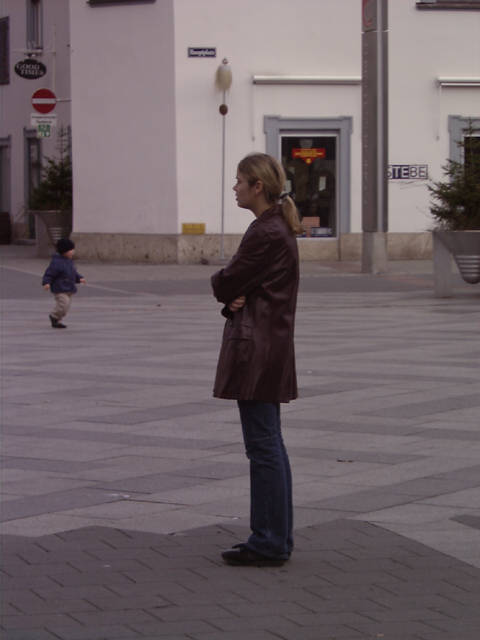
//> input picture Device/python_bodydetect/images/person_010.bmp, 480 x 640 px, given in place of the camera
$ ./main   (built with g++ and OpenCV 4)
//> lines starting //> are read from the running program, lines starting //| are printed output that depends on the picture; after the words box and inside, x2 and y2 are one past the last pixel; in counts of white or black regions, pixels touching at a corner belong together
#include <opencv2/opencv.hpp>

#include <vector>

using namespace cv;

int main() {
    // initialization

    VideoCapture vcap(0);
    CascadeClassifier fd("../resources/har_body.xml");

    namedWindow("Face Detect", WINDOW_AUTOSIZE);

    UMat frame, frameGray;
    Mat canvas;
    std::vector<Rect> faces;
    while (1) {
        // processing loop
        vcap >> frame;
//> frame is the input picture: 640 rows x 480 cols, CV_8UC3; mean B, G, R 103.7, 99.5, 111.5
        cvtColor(frame, frameGray, COLOR_BGR2GRAY);
        equalizeHist(frameGray, frameGray);
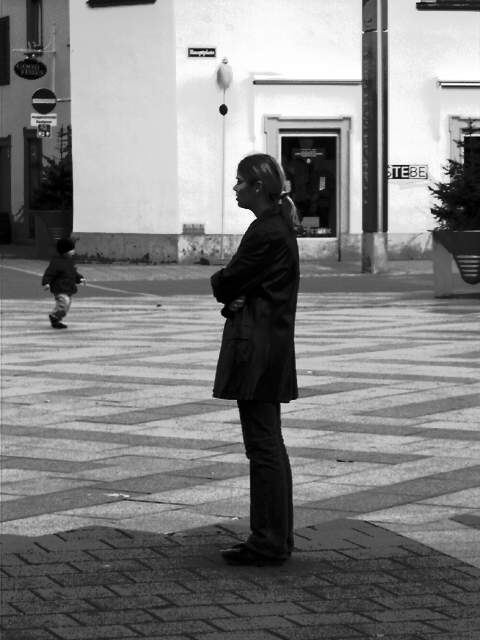
//> frameGray: 640 rows x 480 cols, CV_8UC1; min 0, max 255, mean 129
        fd.detectMultiScale(frameGray, faces, 1.05, 3, 0|CASCADE_SCALE_IMAGE, Size(30, 30));
//> faces = 1 Rect (x, y, width, height): [25, 212, 66, 131]

        frame.copyTo(canvas);
        for( size_t i = 0; i < faces.size(); i++ ) {
          rectangle(canvas, faces[i], Scalar(255, 255, 0), 5);
        }
//> this loop made 1 pass
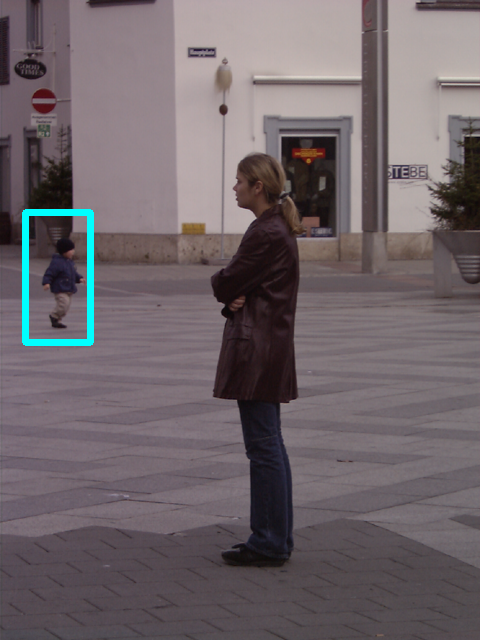
//> canvas: 640 rows x 480 cols, CV_8UC3; 0.88% of pixels changed, all inside (x1, y1, x2, y2) = (22, 209, 94, 346)

        imshow("Face Detect", canvas);

        char c = (char) waitKey(30);
//> the 'q' key is pressed
        if( c == 27 || c == 'q' || c == 'Q' ) break;
    }
    return 0;
}

$ run again, on Device/python_bodydetect/images/person_011.bmp
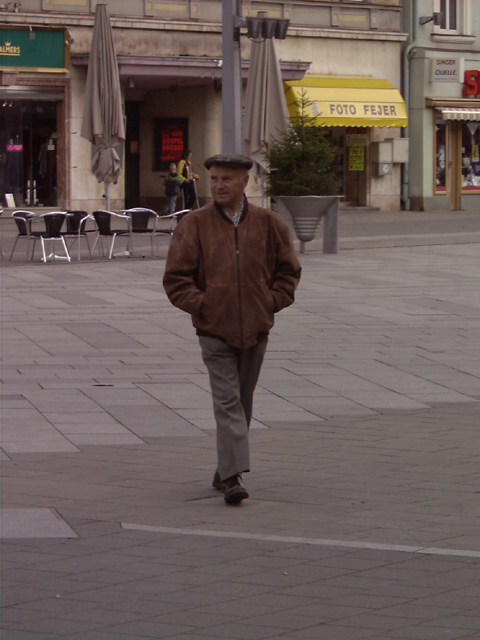
//> input picture Device/python_bodydetect/images/person_011.bmp, 480 x 640 px, given in place of the camera
//> frame is the input picture: 640 rows x 480 cols, CV_8UC3; mean B, G, R 89.8, 93.3, 107
//> `equalizeHist(frameGray, frameGray);`:
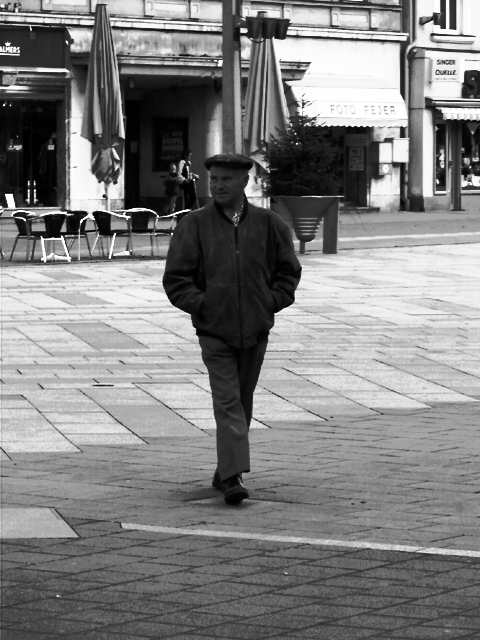
//> frameGray: 640 rows x 480 cols, CV_8UC1; min 0, max 255, mean 129
//> faces = 1 Rect (x, y, width, height): [128, 113, 196, 392]
//> the loop `for( size_t i = 0; i < faces.size(); i++ )` made 1 pass
//> after the loop `for( size_t i = 0; i < faces.size(); i++ )`:
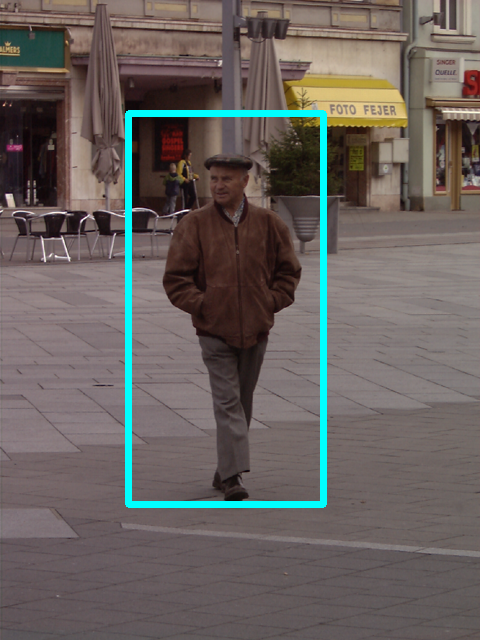
//> canvas: 640 rows x 480 cols, CV_8UC3; 2.66% of pixels changed, all inside (x1, y1, x2, y2) = (125, 110, 327, 508)

$ run again, on Device/python_bodydetect/images/person_014.bmp
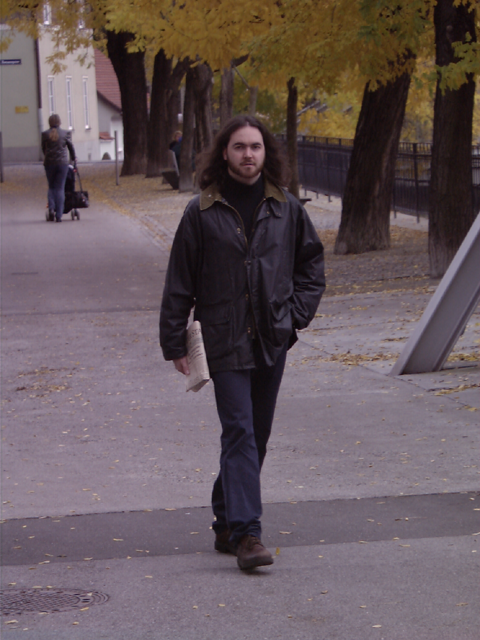
//> input picture Device/python_bodydetect/images/person_014.bmp, 480 x 640 px, given in place of the camera
//> frame is the input picture: 640 rows x 480 cols, CV_8UC3; mean B, G, R 91.9, 87.8, 102.2
//> `equalizeHist(frameGray, frameGray);`:
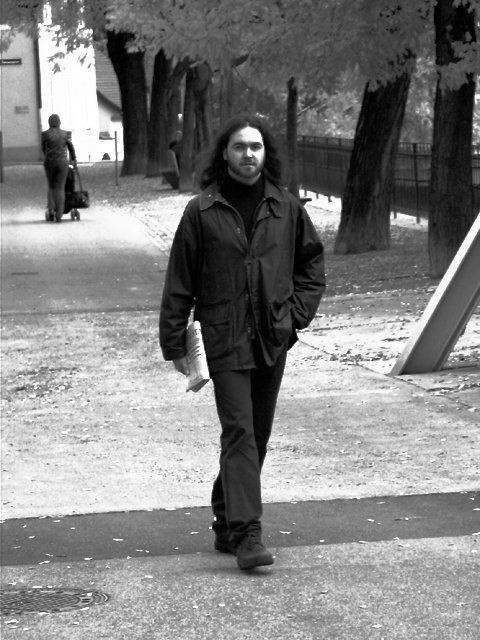
//> frameGray: 640 rows x 480 cols, CV_8UC1; min 0, max 255, mean 128.8
//> faces = 1 Rect (x, y, width, height): [112, 94, 242, 484]
//> the loop `for( size_t i = 0; i < faces.size(); i++ )` made 1 pass
//> after the loop `for( size_t i = 0; i < faces.size(); i++ )`:
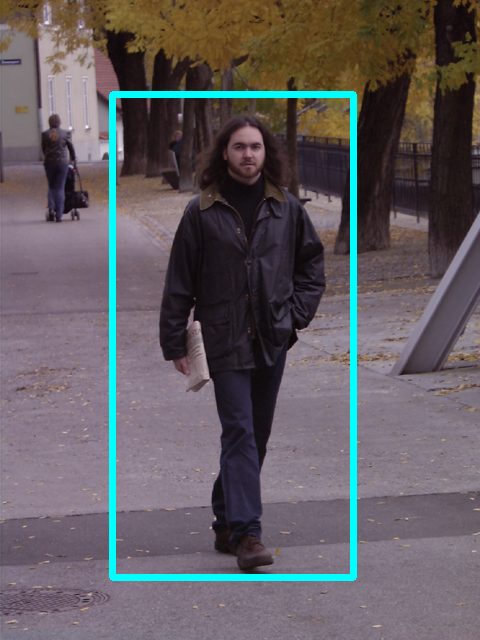
//> canvas: 640 rows x 480 cols, CV_8UC3; 3.29% of pixels changed, all inside (x1, y1, x2, y2) = (109, 91, 357, 581)

$ run again, on Device/python_bodydetect/images/person_029.bmp
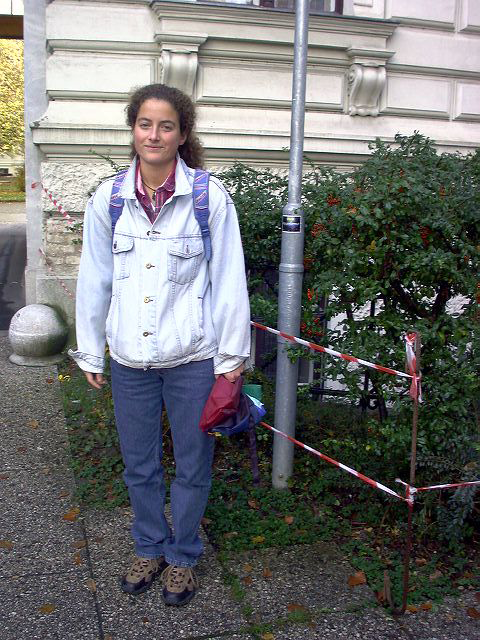
//> input picture Device/python_bodydetect/images/person_029.bmp, 480 x 640 px, given in place of the camera
//> frame is the input picture: 640 rows x 480 cols, CV_8UC3; mean B, G, R 112.2, 112.4, 111.1
//> `cvtColor(frame, frameGray, COLOR_BGR2GRAY);`:
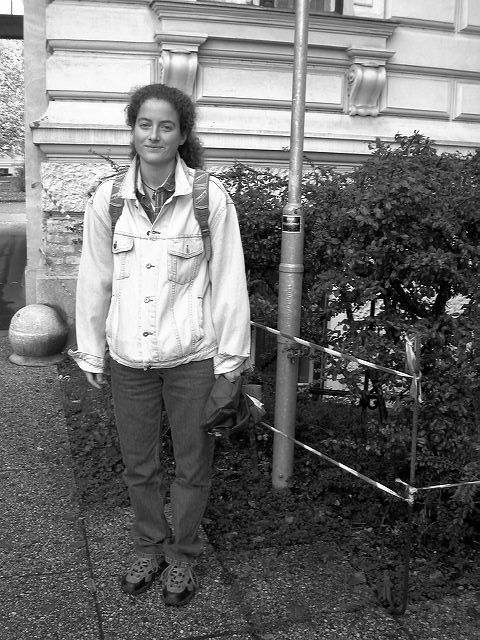
//> frameGray: 640 rows x 480 cols, CV_8UC1; min 0, max 255, mean 112
//> `equalizeHist(frameGray, frameGray);`:
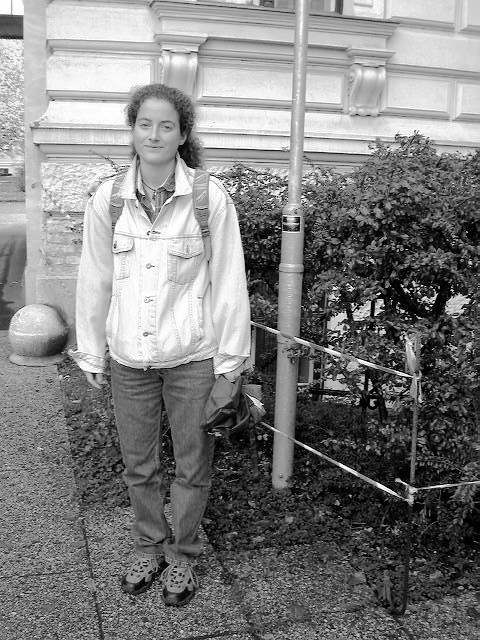
//> frameGray: 640 rows x 480 cols, CV_8UC1; min 0, max 255, mean 128.1
//> faces = empty
